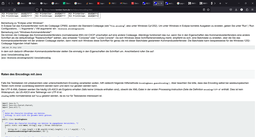
#> input picture Bundeswettbewerbs Informatik/Übung/Text-Encoding, Codepage, Charset – Mozilla Firefox 22_02_2024 23_45_24.png, 256 x 137 px, shrunk from 2560 x 1368 before the run
$ python 'St Egano encoder.py' 'Text-Encoding, Codepage, Charset – Mozilla Firefox 22_02_2024 23_45_24.png' ascii.png out.png
#> lines starting #> are read from the running program, lines starting #| are printed output that depends on the picture; after the words box and inside, x2 and y2 are one past the last pixel; in counts of white or black regions, pixels touching at a corner belong together
from PIL import Image, ImageDraw
import numpy as np
import math
import random
import time
import os
import sys

def encode_image(image: Image, message: str):
    # message to ascii decimal
    messageText = message
    message = []
    for c in messageText:
        # check if c can be converted to ascii
        if ord(c) <= 255:
            message.append(ord(c))
        else:
            print(f"Character '{c}' can't be converted to ascii")
#> this loop made 2202 passes
#> c on passes 1 to 3: 'P', 'N', 'G'
#| Character 'ɮ' can't be converted to ascii
#| Character 'ϐ' can't be converted to ascii
#| Character '̌' can't be converted to ascii
#> (further printed lines are left out)
#> after the loop, message = 2088 values, max 254 at index 427, min 0 at index 6, mean 62.96

    # r = ascii, g = nach rechts, b = nach unten
    # wenn g und b = 0, dann ist das ende des textes erreicht
    # durch g und b wird die position des nächsten buchstaben bestimmt
    # wenn g über den rand geht dann geht es auf der linken seite weiter
    # wenn b über den rand geht dann geht es auf der oberen seite weiter
    # Bild in numpy array umwandeln
    img = np.array(image)
#> img is the input picture: shape (137, 256, 4); mean R, G, B, A 218.1, 218.9, 220, 255
    print(len(message))
#| 2088
    # Text einfügen
    curserG = 0
    curserB = 0
    g = random.randint(1, 255)
    b = random.randint(1, 255)
    altertPositions = [(curserG, curserB)]
    img[curserB, curserG, 1] = g
#> img: shape (137, 256, 4); under 0.01% of pixels changed, all inside (x1, y1, x2, y2) = (0, 0, 1, 1)
    img[curserB, curserG, 2] = b
#> img: shape (137, 256, 4); mean R, G, B, A 218.1, 218.9, 220, 255
    img[curserB, curserG, 0] = message[0]
#> img: shape (137, 256, 4); mean R, G, B, A 218.1, 218.9, 220, 255
    img = Image.fromarray(img)
    draw = ImageDraw.Draw(img)
    draw.point((curserG, curserB), fill=(message[0], g, b))
    img = np.array(img)
    print(message[0])
#| 80
    lastTime = time.time()
    for i in range(1,len(message)):


        while g + curserG >= img.shape[1]:
            if g + curserG > img.shape[1] - 1:
                g = g - (img.shape[1] - curserG)
                curserG = 0

        while b + curserB >= img.shape[0]:
            if b + curserB > img.shape[0] - 1:
                b = b - (img.shape[0] - curserB)
                curserB = 0

        curserG += g
        curserB += b
        while (curserG, curserB) in altertPositions:
            b = random.randint(1, 255)
            g = random.randint(1, 255)
            while g + curserG >= img.shape[1]:
                if g + curserG > img.shape[1] - 1:
                    g = g - (img.shape[1] - curserG)
                    curserG = 0

            while b + curserB >= img.shape[0]:
                if b + curserB > img.shape[0] - 1:
                    b = b - (img.shape[0] - curserB)
                    curserB = 0

            curserG += g
            curserB += b
            if time.time() != lastTime:
                random.seed(time.time() + random.randint(1, 1000) + time.time() + random.randint(1, 1000) + (time.time() + random.randint(1, 1000) + time.time() + random.randint(1, 1000))/random.randint(1, 1000))
                lastTime = time.time()

        altertPositions.append((curserG, curserB))

        img[curserB, curserG, 2] = g
        img[curserB, curserG, 1] = b
        if i % 100 >= 0:
            print(f"{i}/{len(message)}")

        img[curserB, curserG, 0] = message[i]

        img = Image.fromarray(img)
        draw = ImageDraw.Draw(img)
        draw.point((curserG, curserB), fill=(message[i], g, b))
        img = np.array(img)
#> this loop made 2087 passes
#| 1/2088
#| 2/2088
#| 3/2088
#| 4/2088
#| 5/2088
#| 6/2088
#| 7/2088
#| 8/2088
#> (further printed lines are left out)
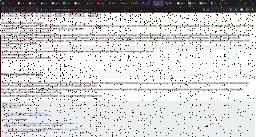
#> img: shape (137, 256, 4); mean R, G, B, A 209.2, 208.5, 208.5, 255
#> after the loop, altertPositions = 2088 pairs, first value 0 to 255, second value 0 to 136; curserB = 3; curserG = 143; lastTime = 1.8e+09
    img[curserB, curserG, 1] = 0
#> img: shape (137, 256, 4); under 0.01% of pixels changed, all inside (x1, y1, x2, y2) = (143, 3, 144, 4)
    img[curserB, curserG, 2] = 0
#> img: shape (137, 256, 4); mean R, G, B, A 209.2, 208.5, 208.5, 255
    img[curserB, curserG, 0] = message[i]
    # Bild speichern
    return Image.fromarray(img)

# load massage and ignore errors and skip them
text = ""
with open(sys.argv[2], 'r', errors='ignore') as file:
    text = file.read()
print(text)
img: Image = encode_image(Image.open(sys.argv[1]), text)
img.save(sys.argv[3])
